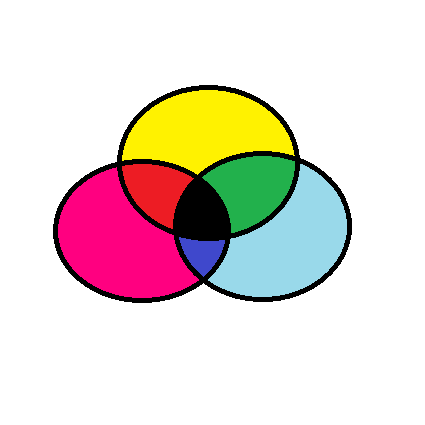
#> input picture source/rgb.png, 425 x 425 px, found by its file name
$ python 1_cv2.split.py
#> lines starting #> are read from the running program, lines starting #| are printed output that depends on the picture
import cv2

image = cv2.imread('source/rgb.png')
#> image is the input picture: shape (425, 425, 3); mean B, G, R 212.1, 217.5, 229.5
image = cv2.resize(image, (300, 300))
#> image: shape (300, 300, 3)
B, G, R = cv2.split(image)
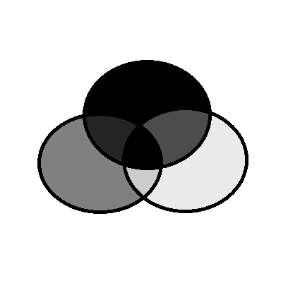
#> B: shape (300, 300); min 0, max 255, mean 212.1
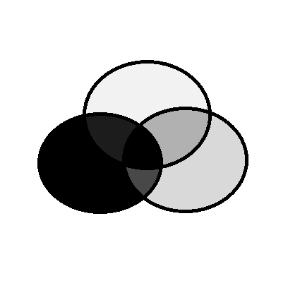
#> G: shape (300, 300); min 0, max 255, mean 217.5
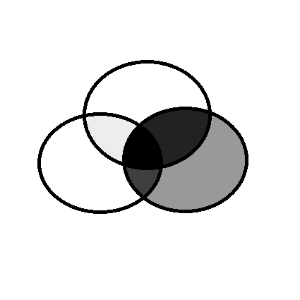
#> R: shape (300, 300); min 0, max 255, mean 229.5
# Corresponding channels are separated

cv2.imshow("original", image)


cv2.imshow("blue", B)


cv2.imshow("Green", G)


cv2.imshow("red", R)

cv2.waitKey(0)
cv2.destroyAllWindows()
